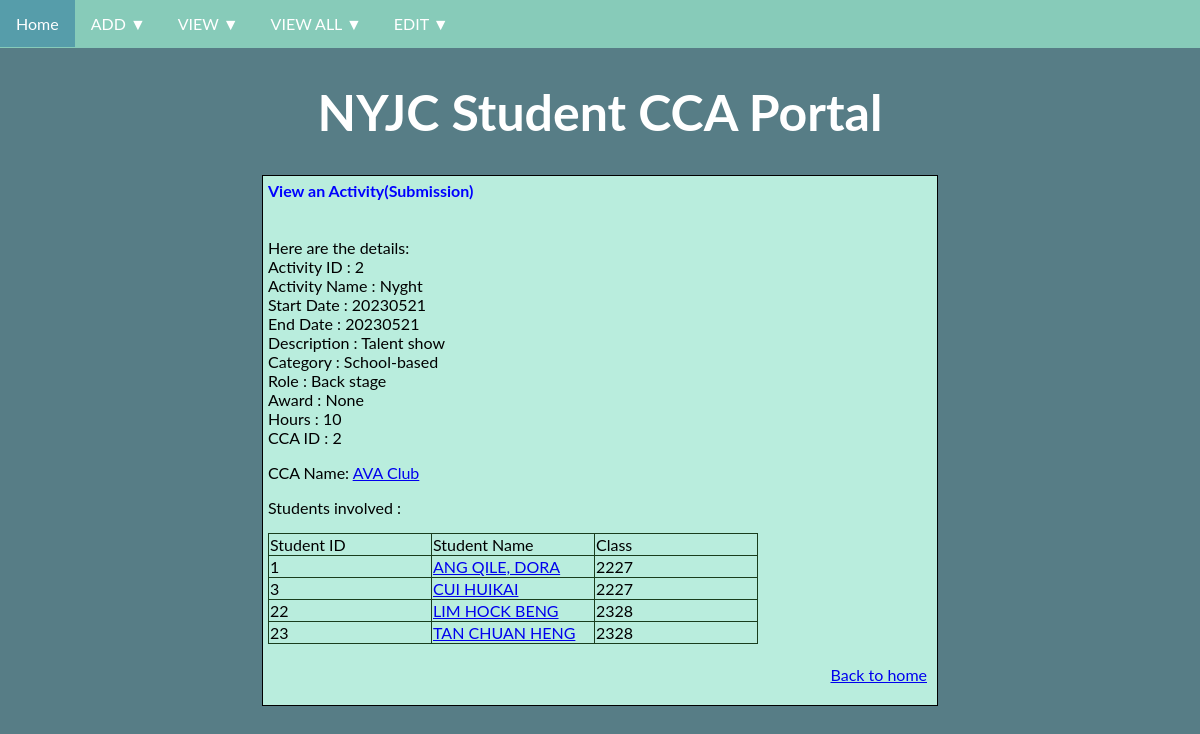
The page /view/activity?id=2 on the database its author committed.
### tables this page shows
CREATE TABLE "Activity" (
	`id`	TEXT UNIQUE,
	`name`	TEXT,
	`start_date`	TEXT,
	`end_date`	TEXT,
	`description`	TEXT,
	`category`	TEXT,
	`role`	TEXT,
	`award`	TEXT,
	`hours`	INT,
	`cca_id`	TEXT,
	PRIMARY KEY(`id`),
	FOREIGN KEY(`cca_id`) REFERENCES `CCA`(`id`)
);

CREATE TABLE "CCA"(
                "id" TEXT UNIQUE,
                "name" TEXT,
                "type" TEXT,
                Primary Key("id")
                );

CREATE TABLE "Student"(
                "id" TEXT UNIQUE,
                "name" TEXT,
                "student_age" INT,
                "year_enrolled" INT,
                "graduating_year" INT,
                "class_id" TEXT,
                Primary Key("id")
                Foreign Key("class_id") REFERENCES Class("id")
                );

CREATE TABLE "Class"(
                "id" TEXT UNIQUE,
                "name" TEXT,
                "level" TEXT,
                Primary Key("id")
                );

### main.py (the view, shortened to what this page needs)
@app.route('/view/activity', methods = ['GET', 'POST'])
def view_activity():
    title = 'View an Activity'
    span1 = "View an Activity"
    span2 = "Use the following form to view an Activity"
    form_header = {"id": "Activity ID"}
    error = ' '
    if request.args:
        id = request.args["id"].strip(" ")
        record = activityCollection.find(id)
        if record != None:
            cca = ccaCollection.find(record["cca_id"],["id","name"])
            students = activityCollection.viewstudent(id)
            span1 = "View an Activity(Submission)"
            span2 = "Here are the details:"
            form_header = {
                'id': 'Activity ID',
                'name': 'Activity Name',
                'start_date': 'Start Date',
                'end_date': 'End Date',
                'description': 'Description',
                "category": 'Category',
                "role": 'Role',
                "award": 'Award',
                "hours": 'Hours',
                "cca_id": 'CCA ID'
            }
            table_header = {
                           'student_id' : 'Student ID',
                           'student_name': 'Student Name',
                           'class': 'Class'
            }
            return render_template("view.html",
                               page_type = 'success_activity',
                               title = title,
                               span1 = span1,
                               span2 = span2,
                               form_header = form_header,
                               table_header = table_header,
                               form_data = {
                                   'record':record,
                                   'students':students,
                                   'cca':cca
                               }
                              )
        else:
            error = f'Activity {request.args["id"]} not found! Try again!'

### storage.py (called while the page is built)
    def _executedql(self, query: str, type: str, params: tuple) -> Optional[sqlite3.Row]:
        with sqlite3.connect(self._dbname) as conn:
            conn.row_factory = sqlite3.Row
            cur = conn.cursor()
            result = None
            if type == 'one':
                cur.execute(query, params)
                result = cur.fetchone()
            elif type == "many":
                cur.execute(query)
                result = cur.fetchall()
            elif type == "join":
                cur.execute(query, params)
                result = cur.fetchall()
            return result

    def find(self, key: str, columns: list[str] = ["*"]) -> Optional[dict]:
        querycolumns = ','.join(columns)
        query = f'''
                SELECT {querycolumns} FROM "{self._tblname}"
                WHERE "{self._key}" =?;
        '''
        result = self._executedql(query, "one", (key,))
        if result is not None:
            return dict(result)
        else:
            return None

### templates/view.html (shortened to what this page needs)
<!DOCTYPE html>
<html>
    <head>
    {% include "head.html" %}
    </head>
    <body>
        {% include "header.html" %}
        <div class='container'>
            <span class='highlight-blue'> {{span1}} </span>
            <span> {{span2}} </span>
        {% if 'view' in page_type %}
        <form
            action = "{{ form_meta['action'] }}"
            method = "{{ form_meta['method'] }}"
            >
        <table>
            {% for name, value in form_data.items() %}
            <tr>
                <td>
                    <label for= '{{ name }}'>
                    {{form_header[name]}}
                    </label>
                </td>
                <td>
                    <input id= '{{ name }}' type='text' name= '{{ name }}' value='{{ value }}' >
                </td>
            </tr>
            {% endfor %}
            <tr>
                <td colspan = "2" align = "right" >
                    <input type='submit' value='Submit'>
                </td>
            </tr>
        </table>
        </form>
        {% elif 'success' in page_type %}
            {% for name, value in form_data['record'].items() %}
                {{form_header[name]}} : {{value}}
            {% endfor %}
            {% if 'activity' in page_type %}
                <p>CCA Name:
                <a href="/view/cca?id={{form_data['cca']['id']}}">{{form_data['cca']['name']}}</a></p>
                <p> Students involved : </p>
                {%if form_data['students'] != None %}
                    <table>
                        <tr>
                        {% for header in form_data['students'][0].keys() %}
                            <td> {{table_header[header]}} </td>
                        {% endfor %}
                        </tr>
                        {% for student in form_data['students'] %}
                            <tr>
                            {% for name, value in student.items() %}
                                {% if name == "student_name" %}
                                    <td> <a href="/view/student?id={{student['student_id']}}">{{value}}</a></td>
                                {% else %}
                                    <td>{{ value }}</td>
                                {% endif %}
                            {% endfor %}
                            </tr>
                        {% endfor %}
                    </table>
                {% else %}
                    <p> No students found.</p>
                {% endif %}
            {% endif %}
        {% endif %}
        {% include "footer.html" %}
        </div>
    </body>
</html>

### static/css/styles.css (style rules this page uses)
body { background-color: #577D86; font-family: "Lato", sans-serif; margin: 0px; }
.highlight-blue { font-weight: bold; color: blue; }
.main-heading, .container, .footer { padding: 5px; margin: auto; }
.container { display: table; border: 0.5px solid black; background-color: #B9EDDD; color: black; width: 664px }
table { border: 0.5px solid #193d1d; border-collapse: collapse; }
th, td { width: 10em; border: 0.5px solid #193d1d; }

### rows shown on the page
Activity: form_header "Activity Name", name "Nyght", form_header "Start Date", start_date "20230521", form_header "End Date", end_date "20230521", form_header "Description", description "Talent show", form_header "Category", category "School-based", form_header "Role", role "Back stage", form_header "Award", award "None"
CCA: cca.name "AVA Club"
Student: student "1", name "ANG QILE, DORA", name "2227"
Student: student "3", name "CUI HUIKAI", name "2227"
Student: id "22", name "LIM HOCK BENG", name "2328"
Student: id "23", name "TAN CHUAN HENG", name "2328"

### other values the page prints
{{ span1 }} "View an Activity(Submission)"
{{ span2 }} "Here are the details:"
{{ value }} "2" "10" "2"
{{ table_header[header] }} "Student ID" "Student Name" "Class"
